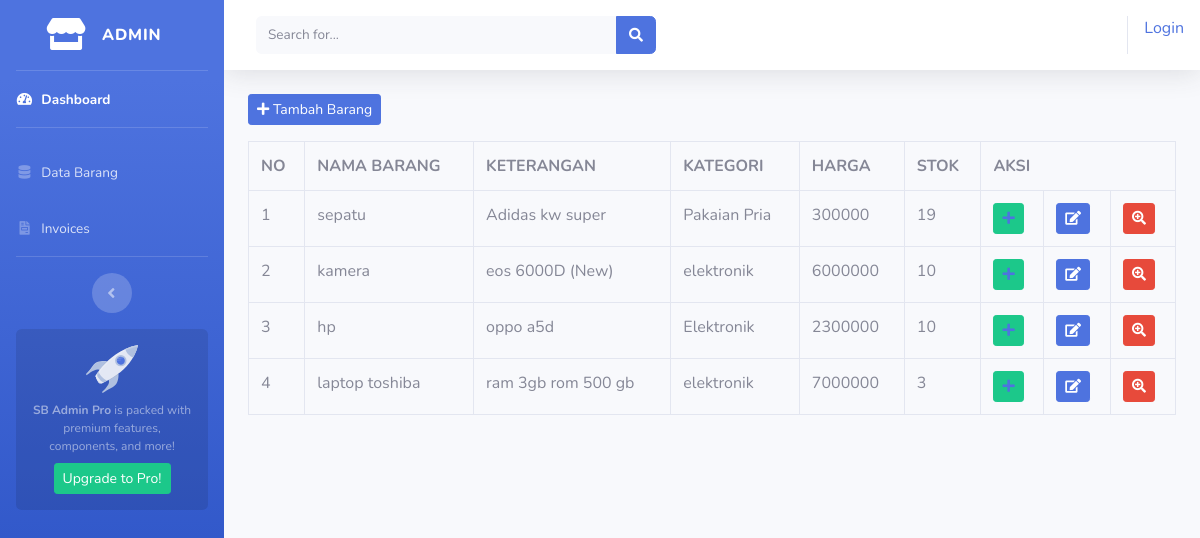
Page /index.php/admin/data_barang on the committed database.
### tables this page shows
CREATE TABLE `tbl_barang` (
  `id_barang` int(11) NOT NULL,
  `nama_brg` varchar(50) NOT NULL,
  `keterangan` varchar(200) NOT NULL,
  `kategori` varchar(200) NOT NULL,
  `harga` int(11) NOT NULL,
  `stok` int(4) NOT NULL,
  `gambar` varchar(50) NOT NULL
);

### application/controllers/admin/data_barang.php (called while the page is built, shortened)
<?php
class Data_barang extends CI_Controller{
	public function index()
	{
		$data['barang'] = $this->model_barang->tampil_data()->result();
		$this->load->view('templates_admin/header');
		$this->load->view('templates_admin/sidebar');
		$this->load->view('admin/data_barang', $data);
		$this->load->view('templates_admin/footer');
	}
}
?>

### index.php (called while the page is built, shortened)
<?php
require_once BASEPATH.'core/CodeIgniter.php';

### application/models/model_barang.php (called while the page is built, shortened)
<?php
class Model_barang extends CI_Model {
	public function tampil_data()
	{
		return $this->db->get('tbl_barang');
	}
}
?>

### application/views/admin/data_barang.php (the view, shortened to what this page needs)
<div class="container-fluid">
	<button class="btn btn-sm btn-primary mb-3" data-toggle="modal" data-target="#tambah_barang"><i class="fas fa-plus"></i> Tambah Barang</button>
	<table class="table table-bordered">
		<tr>
			<th>NO</th>
			<th>NAMA BARANG</th>
			<th>KETERANGAN</th>
			<th>KATEGORI</th>
			<th>HARGA</th>
			<th>STOK</th>
			<th colspan="3">AKSI</th>
		</tr>
		<?php
		$no=1;
		foreach ($barang as $brg) : ?>
			<tr>
				<td><?php  echo $no++ ?></td>
				<td><?php  echo $brg->nama_brg ?></td>
				<td><?php  echo $brg->keterangan ?></td>
				<td><?php  echo $brg->kategori ?></td>
				<td><?php  echo $brg->harga ?></td>
				<td><?php  echo $brg->stok ?></td>
				<td><?php echo anchor('admin/data_barang/detail/'.$brg->id_barang, '<div class="btn btn-success btn-sm"><i class="fas fa-plus">') ?></div></td>
				<td><?php echo anchor('admin/data_barang/edit/' .$brg->id_barang, '<div class="btn btn-primary btn-sm"><i class="fa fa-edit"></i></div>') ?></td>
        <td><?php echo anchor('admin/data_barang/hapus/'.$brg->id_barang, '<div class="btn btn-danger btn-sm"><i class="fas fa-search-plus"></div>') ?></td>
		<?php endforeach; ?>

### rows in the picture
tbl_barang: nama_brg "sepatu", keterangan "Adidas kw super", kategori "Pakaian Pria", harga "300000", stok "19"
tbl_barang: nama_brg "kamera", keterangan "eos 6000D (New)", kategori "elektronik", harga "6000000", stok "10"
tbl_barang: nama_brg "hp", keterangan "oppo a5d", kategori "Elektronik", harga "2300000", stok "10"
tbl_barang: nama_brg "laptop toshiba", keterangan "ram 3gb rom 500 gb", kategori "elektronik", harga "7000000", stok "3"

### other values in the picture
anchor('auth/login', 'Login') "Login"
